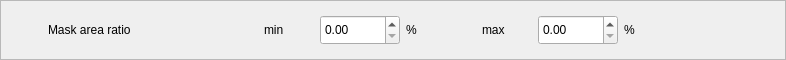
                  <widget class="QFrame" name="Frame_CreateDataset_MaskAreaRatio">
                   <property name="sizePolicy">
                    <sizepolicy hsizetype="Preferred" vsizetype="Fixed">
                     <horstretch>0</horstretch>
                     <verstretch>0</verstretch>
                    </sizepolicy>
                   </property>
                   <property name="minimumSize">
                    <size>
                     <width>0</width>
                     <height>60</height>
                    </size>
                   </property>
                   <property name="maximumSize">
                    <size>
                     <width>16777215</width>
                     <height>60</height>
                    </size>
                   </property>
                   <property name="styleSheet">
                    <string notr="true">QFrame#Frame_CreateDataset_MaskAreaRatio
{
	border-top:1px solid rgb(226, 226, 226);
	border-bottom:2px solid rgb(226, 226, 226);
	border-left:2px solid rgb(226, 226, 226);
	border-right:2px solid rgb(226, 226, 226);
	background-color: rgb(247, 247, 247);
}</string>
                   </property>
                   <property name="frameShape">
                    <enum>QFrame::StyledPanel</enum>
                   </property>
                   <property name="frameShadow">
                    <enum>QFrame::Raised</enum>
                   </property>
                   <layout class="QHBoxLayout" name="horizontalLayout_8">
                    <item>
                     <layout class="QHBoxLayout" name="horizontalLayout_7">
                      <item>
                       <widget class="QLabel" name="Label_CreateDataset_MaskRatio">
                        <property name="sizePolicy">
                         <sizepolicy hsizetype="Fixed" vsizetype="Fixed">
                          <horstretch>0</horstretch>
                          <verstretch>0</verstretch>
                         </sizepolicy>
                        </property>
                        <property name="minimumSize">
                         <size>
                          <width>30</width>
                          <height>30</height>
                         </size>
                        </property>
                        <property name="maximumSize">
                         <size>
                          <width>30</width>
                          <height>30</height>
                         </size>
                        </property>
                        <property name="styleSheet">
                         <string notr="true">border-image: url(:/Icon/State/RedLight.png);</string>
                        </property>
                        <property name="text">
                         <string/>
                        </property>
                       </widget>
                      </item>
                      <item>
                       <widget class="QLabel" name="label_8">
                        <property name="sizePolicy">
                         <sizepolicy hsizetype="Fixed" vsizetype="Fixed">
                          <horstretch>0</horstretch>
                          <verstretch>0</verstretch>
                         </sizepolicy>
                        </property>
                        <property name="minimumSize">
                         <size>
                          <width>150</width>
                          <height>30</height>
                         </size>
                        </property>
                        <property name="maximumSize">
                         <size>
                          <width>150</width>
                          <height>16777215</height>
                         </size>
                        </property>
                        <property name="styleSheet">
                         <string notr="true">QLabel
{
	border:0px;
	
	font: 87 10pt &quot;Arial Black&quot;;
}</string>
                        </property>
                        <property name="text">
                         <string>Mask area ratio</string>
                        </property>
                       </widget>
                      </item>
                      <item>
                       <spacer name="horizontalSpacer_3">
                        <property name="orientation">
                         <enum>Qt::Horizontal</enum>
                        </property>
                        <property name="sizeType">
                         <enum>QSizePolicy::Fixed</enum>
                        </property>
                        <property name="sizeHint" stdset="0">
                         <size>
                          <width>60</width>
                          <height>20</height>
                         </size>
                        </property>
                       </spacer>
                      </item>
                      <item>
                       <widget class="QLabel" name="label_10">
                        <property name="sizePolicy">
                         <sizepolicy hsizetype="Fixed" vsizetype="Fixed">
                          <horstretch>0</horstretch>
                          <verstretch>0</verstretch>
                         </sizepolicy>
                        </property>
                        <property name="minimumSize">
                         <size>
                          <width>50</width>
                          <height>30</height>
                         </size>
                        </property>
                        <property name="maximumSize">
                         <size>
                          <width>30</width>
                          <height>16777215</height>
                         </size>
                        </property>
                        <property name="styleSheet">
                         <string notr="true">QLabel
{
	border:0px;
	
	font: 87 10pt &quot;Arial Black&quot;;
}</string>
                        </property>
                        <property name="text">
                         <string>min</string>
                        </property>
                       </widget>
                      </item>
                      <item>
                       <widget class="QDoubleSpinBox" name="DoubleSpinBox_CreateDataset_MaskAreaRatio_Min">
                        <property name="sizePolicy">
                         <sizepolicy hsizetype="Fixed" vsizetype="Fixed">
                          <horstretch>0</horstretch>
                          <verstretch>0</verstretch>
                         </sizepolicy>
                        </property>
                        <property name="minimumSize">
                         <size>
                          <width>80</width>
                          <height>30</height>
                         </size>
                        </property>
                        <property name="maximumSize">
                         <size>
                          <width>80</width>
                          <height>30</height>
                         </size>
                        </property>
                       </widget>
                      </item>
                      <item>
                       <widget class="QLabel" name="label_11">
                        <property name="sizePolicy">
                         <sizepolicy hsizetype="Fixed" vsizetype="Fixed">
                          <horstretch>0</horstretch>
                          <verstretch>0</verstretch>
                         </sizepolicy>
                        </property>
                        <property name="minimumSize">
                         <size>
                          <width>30</width>
                          <height>30</height>
                         </size>
                        </property>
                        <property name="maximumSize">
                         <size>
                          <width>30</width>
                          <height>30</height>
                         </size>
                        </property>
                        <property name="styleSheet">
                         <string notr="true">QLabel
{
	border:0px;
	
	font: 87 10pt &quot;Arial Black&quot;;
}</string>
                        </property>
                        <property name="text">
                         <string>%</string>
                        </property>
                       </widget>
                      </item>
                      <item>
                       <spacer name="horizontalSpacer_4">
                        <property name="orientation">
                         <enum>Qt::Horizontal</enum>
                        </property>
                        <property name="sizeType">
                         <enum>QSizePolicy::Fixed</enum>
                        </property>
                        <property name="sizeHint" stdset="0">
                         <size>
                          <width>40</width>
                          <height>20</height>
                         </size>
                        </property>
                       </spacer>
                      </item>
                      <item>
                       <widget class="QLabel" name="label_9">
                        <property name="sizePolicy">
                         <sizepolicy hsizetype="Fixed" vsizetype="Fixed">
                          <horstretch>0</horstretch>
                          <verstretch>0</verstretch>
                         </sizepolicy>
                        </property>
                        <property name="minimumSize">
                         <size>
                          <width>50</width>
                          <height>30</height>
                         </size>
                        </property>
                        <property name="maximumSize">
                         <size>
                          <width>50</width>
                          <height>30</height>
                         </size>
                        </property>
                        <property name="styleSheet">
                         <string notr="true">QLabel
{
	border:0px;
	
	font: 87 10pt &quot;Arial Black&quot;;
}</string>
                        </property>
                        <property name="text">
                         <string>max</string>
                        </property>
                       </widget>
                      </item>
                      <item>
                       <widget class="QDoubleSpinBox" name="DoubleSpinBox_CreateDataset_MaskAreaRatio_Max">
                        <property name="minimumSize">
                         <size>
                          <width>80</width>
                          <height>30</height>
                         </size>
                        </property>
                        <property name="maximumSize">
                         <size>
                          <width>80</width>
                          <height>30</height>
                         </size>
                        </property>
                       </widget>
                      </item>
                      <item>
                       <widget class="QLabel" name="label_12">
                        <property name="sizePolicy">
                         <sizepolicy hsizetype="Fixed" vsizetype="Fixed">
                          <horstretch>0</horstretch>
                          <verstretch>0</verstretch>
                         </sizepolicy>
                        </property>
                        <property name="minimumSize">
                         <size>
                          <width>30</width>
                          <height>30</height>
                         </size>
                        </property>
                        <property name="maximumSize">
                         <size>
                          <width>30</width>
                          <height>30</height>
                         </size>
                        </property>
                        <property name="styleSheet">
                         <string notr="true">QLabel
{
	border:0px;
	
	font: 87 10pt &quot;Arial Black&quot;;
}</string>
                        </property>
                        <property name="text">
                         <string>%</string>
                        </property>
                       </widget>
                      </item>
                      <item>
                       <spacer name="horizontalSpacer_5">
                        <property name="orientation">
                         <enum>Qt::Horizontal</enum>
                        </property>
                        <property name="sizeType">
                         <enum>QSizePolicy::MinimumExpanding</enum>
                        </property>
                        <property name="sizeHint" stdset="0">
                         <size>
                          <width>120</width>
                          <height>20</height>
                         </size>
                        </property>
                       </spacer>
                      </item>
                     </layout>
                    </item>
                   </layout>
                  </widget>
